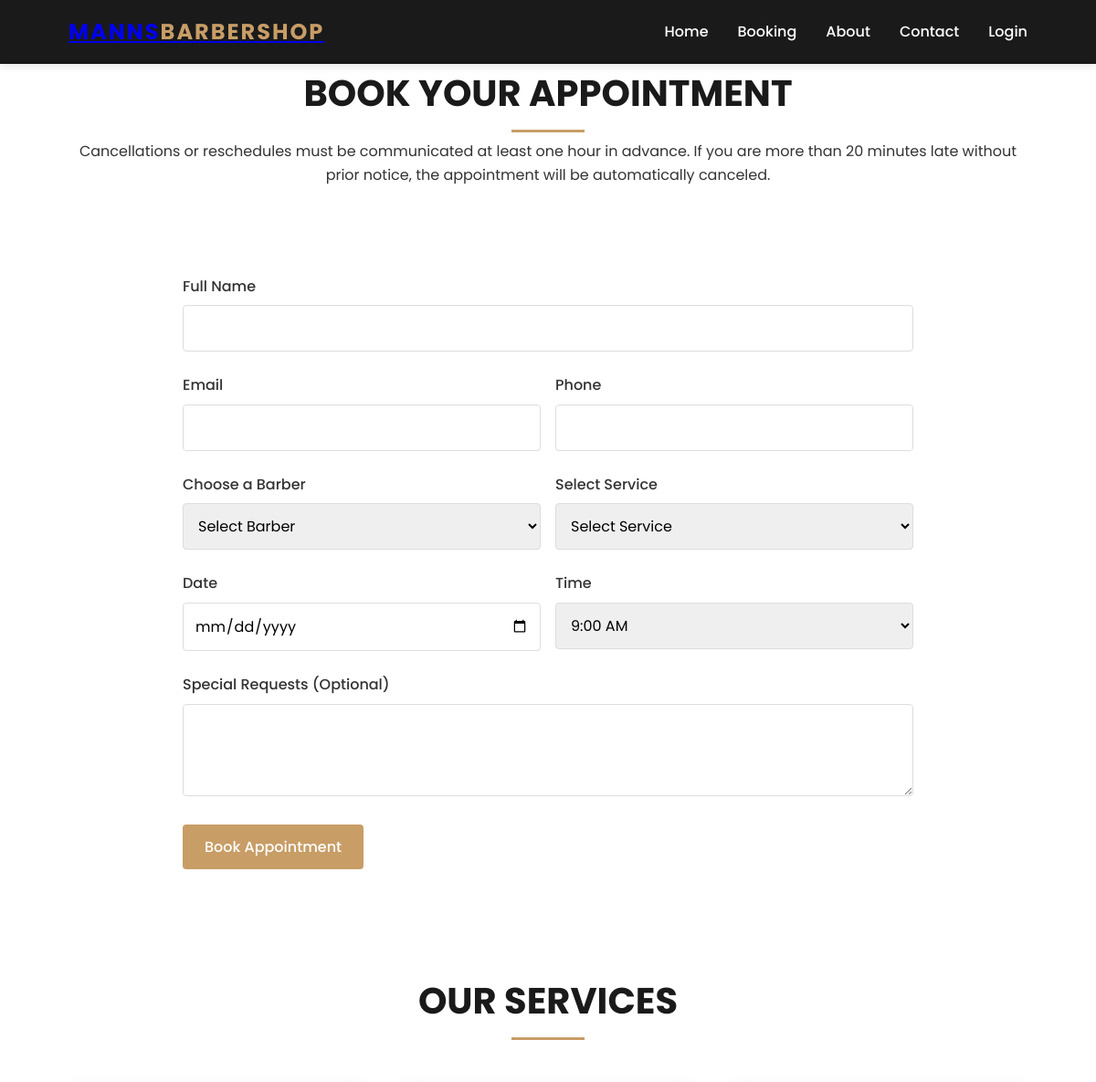
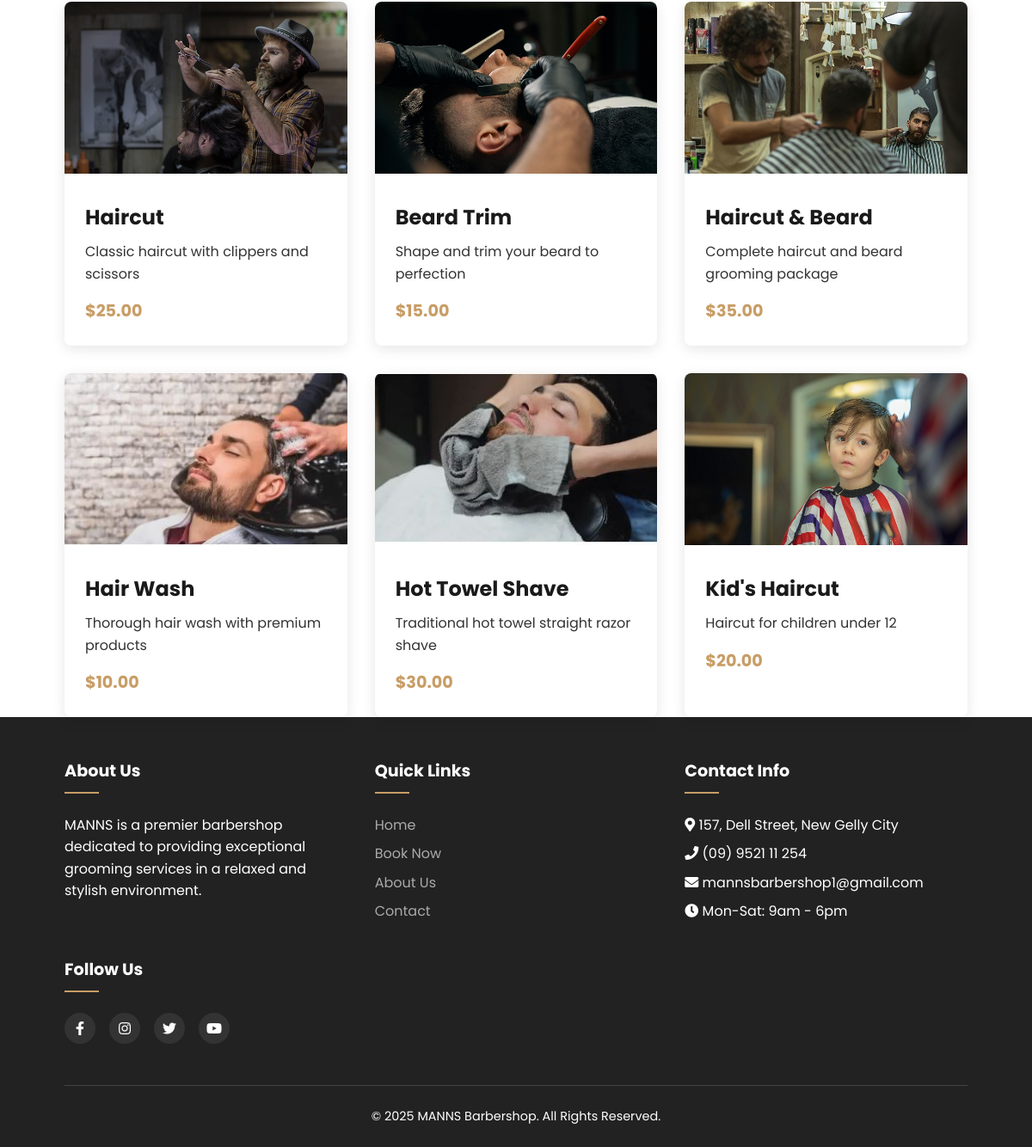
Screenshot of /booking.php with the database file from the repository (2 pictures, top to bottom).
### tables this page shows
CREATE TABLE `services` (
  `services_id` int(11) NOT NULL,
  `name` varchar(100) NOT NULL,
  `price` decimal(10,2) NOT NULL,
  `description` text NOT NULL
);

### includes/functions.php (called while the page is built, shortened)
<?php
function getServices() {
    $db = new mysqli("localhost", "root", "", "barbershop_db");
    $sql = "SELECT services_id, name, price, description FROM services";
    $result = $db->query($sql);
    $services = [];
    while ($row = $result->fetch_assoc()) {
        $services[] = $row;
    }
    return $services;
}
?>

### booking.php (the view, shortened to what this page needs)
<?php
require_once 'includes/header.php';
require_once 'includes/functions.php';
$services = getServices();
?>
<section class="booking">
    <div class="container">
        <div class="section-title">
            <h2>Book Your Appointment</h2>
            <p>Cancellations or reschedules must be communicated at least one hour in advance. If you are more than 20 minutes late without prior notice, the appointment will be automatically canceled.</p>
        </div>
<div class="booking-form">
    <form id="booking-form" method="post">
        <div class="form-group">
            <label for="name">Full Name</label>
            <input type="text" id="name" name="name" class="form-control" required>
        </div>
        <div class="form-row">
            <div class="form-group">
                <label for="email">Email</label>
                <input type="email" id="email" name="email" class="form-control" required>
            </div>
            <div class="form-group">
                <label for="phone">Phone</label>
                <input type="tel" id="phone" name="phone" class="form-control" required>
            </div>
        </div>
        <div class="form-row">
            <div class="form-group">
                <label for="barber">Choose a Barber</label>
                <select id="barber" name="barber" class="form-control" required>
                    <option value="">Select Barber</option>
                </select>
            </div>
            <div class="form-group">
                <label for="service">Select Service</label>
                <select id="service" name="service" class="form-control" required>
                    <option value="">Select Service</option>
                </select>
            </div>
        </div>
        <div class="form-row">
            <div class="form-group">
                <label for="date">Date</label>
                <input type="date" id="date" name="date" class="form-control" required>
            </div>
            <div class="form-group">
                <label for="time">Time</label>
                <select id="time" name="time" class="form-control" required>
                    <option value="">Select Time</option>
                </select>
            </div>
        </div>
        <div class="form-group">
            <label for="notes">Special Requests (Optional)</label>
            <textarea id="notes" name="notes" class="form-control" rows="3"></textarea>
        </div>
        <button type="submit" class="btn">Book Appointment</button>
    </form>
</div>
        <div class="section-title" style="margin-top: 4rem;">
            <h2>Our Services</h2>
        </div>
        <div class="services-grid">
            <?php foreach($services as $service): ?>
                <div class="service-card">
                    <img src="img/service-<?php echo $service['services_id']; ?>.jpg" alt="<?php echo $service['name']; ?>" class="service-img">
                    <div class="service-content">
                        <h3><?php echo $service['name']; ?></h3>
                        <p><?php echo $service['description']; ?></p>
                        <div class="service-price">$<?php echo $service['price']; ?></div>
                    </div>
                </div>
            <?php endforeach; ?>
        </div>
    </div>
</section>
<?php
require_once 'includes/footer.php';
?>

### includes/header.php (shortened to what this page needs)
<!DOCTYPE html>
<html lang="en">
<head>
    <link rel="stylesheet" href="https://cdnjs.cloudflare.com/ajax/libs/font-awesome/5.15.3/css/all.min.css">
    <link rel="stylesheet" href="css/style.css">
</head>
<body>
    <header>
        <div class="container nav-container">
            <a href="index.php" class="logo">MANNS<span>BARBERSHOP</span></a>
            <ul class="nav-menu">
                <li class="nav-item">
                    <a href="index.php" class="nav-link">Home</a>
                </li>
                <li class="nav-item">
                    <a href="booking.php" class="nav-link">Booking</a>
                </li>
                <li class="nav-item">
                    <a href="about.php" class="nav-link">About</a>
                </li>
                <li class="nav-item">
                    <a href="contact.php" class="nav-link">Contact</a>
                </li>
                <?php if(isset($_SESSION['user_id'])): ?>
                    <li class="nav-item">
                        <a href="logout.php" class="nav-link">Logout</a>
                    </li>
                <?php else: ?>
                    <li class="nav-item">
                        <a href="login.php" class="nav-link">Login</a>
                    </li>
                <?php endif; ?>
            </ul>
        </div>
    </header>

### includes/footer.php (shortened to what this page needs)
<footer>
        <div class="container">
            <div class="footer-content">
                <div class="footer-column">
                    <h3>About Us</h3>
                    <p>MANNS is a premier barbershop dedicated to providing exceptional grooming services in a relaxed and stylish environment.</p>
                </div>
                <div class="footer-column">
                    <h3>Quick Links</h3>
                    <ul class="footer-links">
                        <li><a href="index.php">Home</a></li>
                        <li><a href="booking.php">Book Now</a></li>
                        <li><a href="about.php">About Us</a></li>
                        <li><a href="contact.php">Contact</a></li>
                    </ul>
                </div>
                <div class="footer-column">
                    <h3>Contact Info</h3>
                    <ul class="footer-links">
                        <li><i class="fas fa-map-marker-alt"></i> 157, Dell Street, New Gelly City</li>
                        <li><i class="fas fa-phone"></i> (09) 9521 11 254</li>
                        <li><i class="fas fa-envelope"></i> mannsbarbershop1@gmail.com</li>
                        <li><i class="fas fa-clock"></i> Mon-Sat: 9am - 6pm</li>
                    </ul>
                </div>
                <div class="footer-column">
                    <h3>Follow Us</h3>
                    <div class="social-links">
                        <a href="#"><i class="fab fa-facebook-f"></i></a>
                        <a href="#"><i class="fab fa-instagram"></i></a>
                        <a href="#"><i class="fab fa-twitter"></i></a>
                        <a href="#"><i class="fab fa-youtube"></i></a>
                    </div>
                </div>
            </div>
            <div class="copyright">
                <p>&copy; <?php echo date('Y'); ?> MANNS Barbershop. All Rights Reserved.</p>
            </div>
        </div>
    </footer>
</body>
</html>

### css/style.css (style rules this page uses)
:root { --primary-color: #1a1a1a; --secondary-color: #c89d66; --accent-color: #f5f5f5; --text-color: #333333; --light-text: #ffffff; --background-color: #ffffff; --footer-color: #222222; }
* { margin: 0; padding: 0; box-sizing: border-box; font-family: 'Poppins', Arial, sans-serif; }
body { background-color: var(--background-color); color: var(--text-color); line-height: 1.6; }
header { background-color: var(--primary-color); color: var(--light-text); padding: 1rem 0; position: sticky; top: 0; z-index: 100; box-shadow: 0 2px 10px rgba(0, 0, 0, 0.1); }
.logo { font-size: 1.5rem; font-weight: bold; text-transform: uppercase; letter-spacing: 2px; }
.logo span { color: var(--secondary-color); }
.container { width: 90%; max-width: 1200px; margin: 0 auto; padding: 0 15px; }
.nav-container { display: flex; justify-content: space-between; align-items: center; }
.nav-menu { display: flex; list-style: none; }
.nav-item { margin-left: 2rem; }
.nav-link { color: var(--light-text); text-decoration: none; font-weight: 500; transition: color 0.3s ease; }
.btn { display: inline-block; padding: 0.75rem 1.5rem; background-color: var(--secondary-color); color: var(--light-text); border: none; border-radius: 4px; font-size: 1rem; font-weight: 500; text-decoration: none; cursor: pointer; transition: background-color 0.3s ease; }
.section-title { text-align: center; margin-bottom: 3rem; }
.section-title h2 { font-size: 2.5rem; text-transform: uppercase; color: var(--primary-color); }
.section-title h2::after { content: ''; display: block; width: 80px; height: 3px; background-color: var(--secondary-color); margin: 0.5rem auto; }
.services-grid { display: grid; grid-template-columns: repeat(auto-fit, minmax(250px, 1fr)); gap: 2rem; }
.service-card { background-color: var(--background-color); border-radius: 8px; overflow: hidden; box-shadow: 0 4px 15px rgba(0, 0, 0, 0.1); transition: transform 0.3s ease; }
.service-img { width: 100%; height: 200px; object-fit: cover; }
.service-content { padding: 1.5rem; }
.service-content h3 { font-size: 1.5rem; margin-bottom: 0.5rem; color: var(--primary-color); }
.service-content p { color: var(--text-color); margin-bottom: 1rem; }
.service-price { font-weight: bold; color: var(--secondary-color); font-size: 1.2rem; }
.booking-form { max-width: 800px; margin: 0 auto; padding: 3rem 0; }
.form-group { margin-bottom: 1.5rem; }
.form-group label { display: block; margin-bottom: 0.5rem; font-weight: 500; }
.form-control { width: 100%; padding: 0.75rem; border: 1px solid #ddd; border-radius: 4px; font-size: 1rem; }
.form-row { display: flex; gap: 1rem; }
.form-row .form-group { flex: 1; }
footer { background-color: var(--footer-color); color: var(--light-text); padding: 3rem 0 1.5rem; }
.footer-content { display: grid; grid-template-columns: repeat(auto-fit, minmax(250px, 1fr)); gap: 2rem; }
.footer-column h3 { font-size: 1.2rem; margin-bottom: 1.5rem; position: relative; }
.footer-column h3::after { content: ''; display: block; width: 40px; height: 2px; background-color: var(--secondary-color); margin-top: 0.5rem; }
.footer-links { list-style: none; }
.footer-links li { margin-bottom: 0.5rem; }
.footer-links a { color: #aaa; text-decoration: none; transition: color 0.3s ease; }
.social-links { display: flex; gap: 1rem; margin-top: 1rem; }
.social-links a { display: flex; align-items: center; justify-content: center; width: 36px; height: 36px; border-radius: 50%; background-color: #333; color: var(--light-text); text-decoration: none; transition: background-color 0.3s ease; }
.copyright { text-align: center; margin-top: 3rem; padding-top: 1.5rem; border-top: 1px solid #444; font-size: 0.9rem; }

### rows the page displays
services: shows a picture, name "Haircut", description "Classic haircut with clippers and scissors", price "25.00"
services: shows a picture, name "Beard Trim", description "Shape and trim your beard to perfection", price "15.00"
services: shows a picture, name "Haircut & Beard", description "Complete haircut and beard grooming package", price "35.00"
services: shows a picture, name "Hair Wash", description "Thorough hair wash with premium products", price "10.00"
services: shows a picture, name "Hot Towel Shave", description "Traditional hot towel straight razor shave", price "30.00"
services: shows a picture, name "Kid's Haircut", description "Haircut for children under 12", price "20.00"
